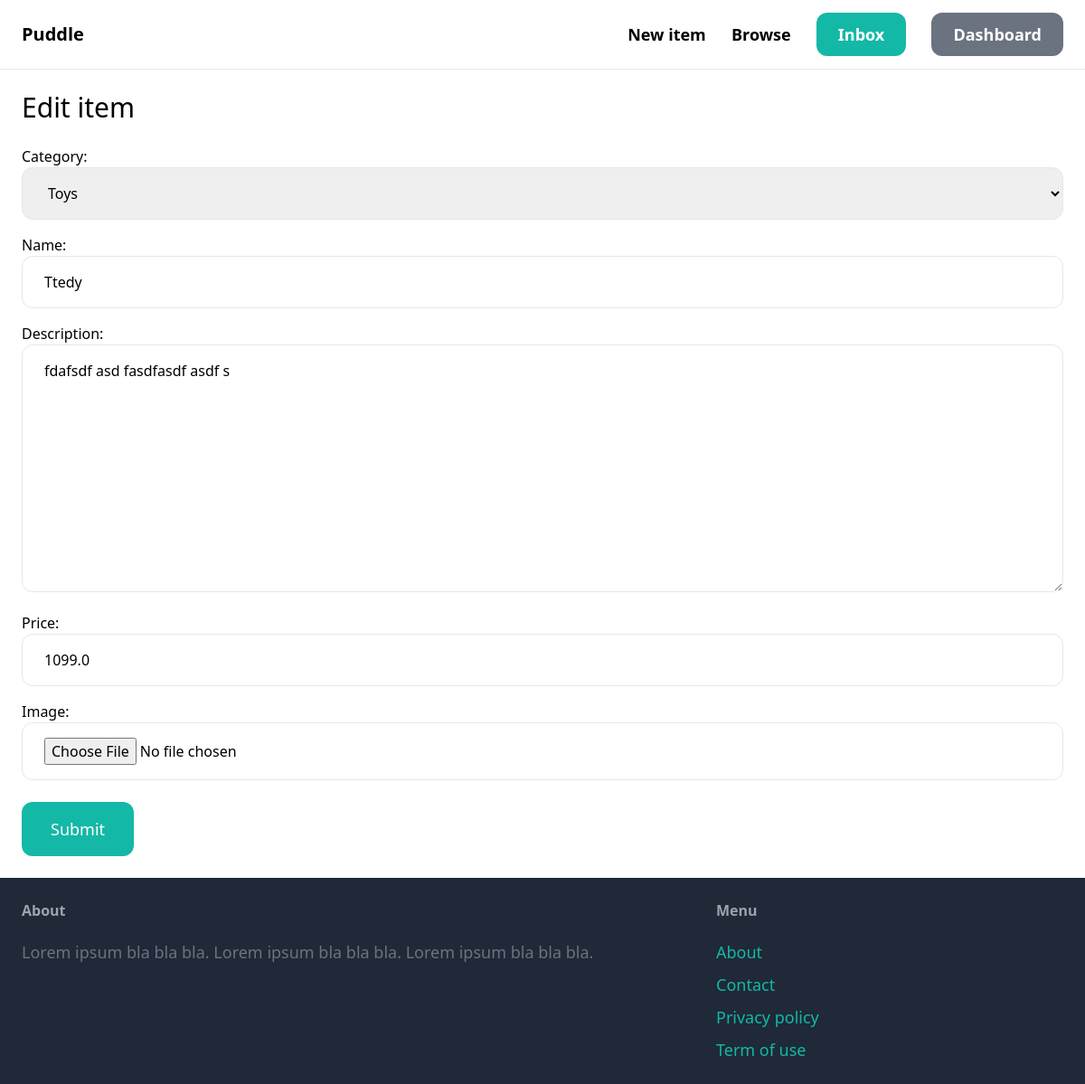
Page /items/4/edit/ (signed in) on the earlier database version.
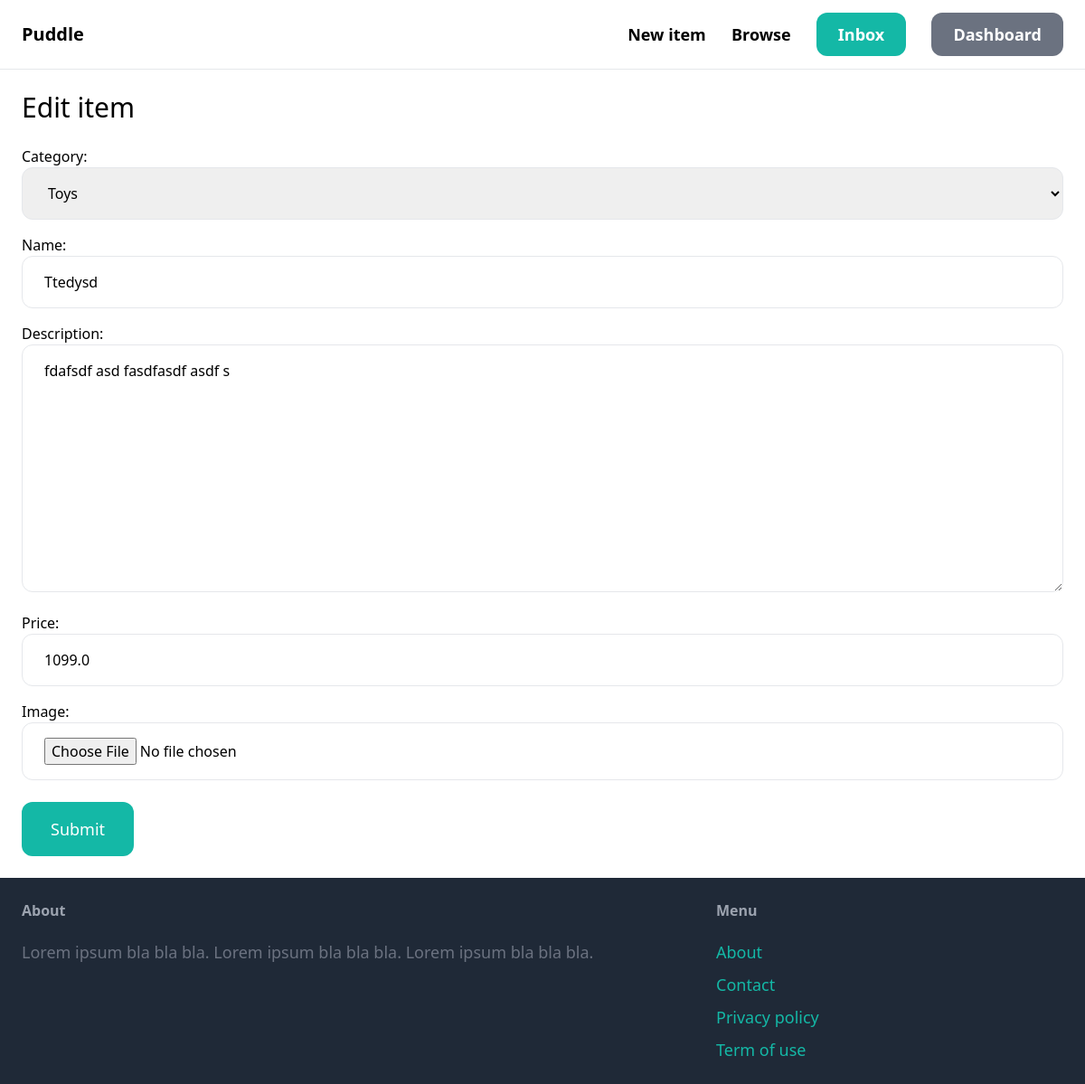
Same page on the later database version.
### items/models.py (models this page shows, shortened)
class Category(models.Model):
    name = models.CharField(max_length=255)
    class Meta:
        ordering = ("name",)
        verbose_name_plural = "Categories"
    def __str__(self):
        return self.name

class Item(models.Model):
    name = models.CharField(max_length=255)
    description = models.TextField(blank=True, null=True)
    price = models.FloatField()
    image = models.ImageField(upload_to="item_images", blank=True, null=True)
    is_sold = models.BooleanField(default=False)
    category = models.ForeignKey(Category, on_delete=models.CASCADE, related_name="items")
    created_by = models.ForeignKey(User, on_delete=models.CASCADE, related_name="items")
    created_at = models.DateTimeField(auto_now_add=True)
    class Meta:
        verbose_name_plural = "Items"

### items/views.py (the view)
# urls.py: path("<int:pk>/edit/", views.edit, name="edit"),
@login_required
def edit(request, pk):
    item = get_object_or_404(Item, pk=pk, created_by=request.user)
    if request.method == "POST":
        form = EditItemForm(
            request.POST, request.FILES, instance=item
        )  # request.FILEST take the files that user upload
        if form.is_valid():
            form.save()
        return redirect("items:detail", pk=item.id)
    else:
        form = NewItemForm(
            instance=item
        )  # instance is for -> display the current values of the item's fields.
    return render(request, "item/form.html", {"form": form, "title": "Edit item"})

### items/forms.py
class NewItemForm(forms.ModelForm):
    class Meta:
        model = Item
        fields = ("category", "name", "description", "price", "image")
        widgets = {
            "category": forms.Select(attrs={"class": INPUT_CLASSES}),
            "name": forms.TextInput(attrs={"class": INPUT_CLASSES}),
            "description": forms.Textarea(attrs={"class": INPUT_CLASSES}),
            "price": forms.TextInput(attrs={"class": INPUT_CLASSES}),
            "image": forms.FileInput(attrs={"class": INPUT_CLASSES}),
        }

### items/templates/item/form.html (shortened to what this page needs)
{% extends 'core/base.html' %}
{% block content %}
<h1 class="mb-6 text-3xl">{{ title }}</h1>
<form method="post" action="." enctype="multipart/form-data">
    <div class="space-y-4">
        {{ form.as_p }}
    </div>
    <button class="mt-6 py-4 px-8 text-lg bg-teal-500 hover:bg-teal-700 rounded-xl text-white">Submit</button>
</form>
{% endblock %}

Differences in the rows shown:
changed through a linked row, Category: name "Ttedy" → "Ttedysd"
